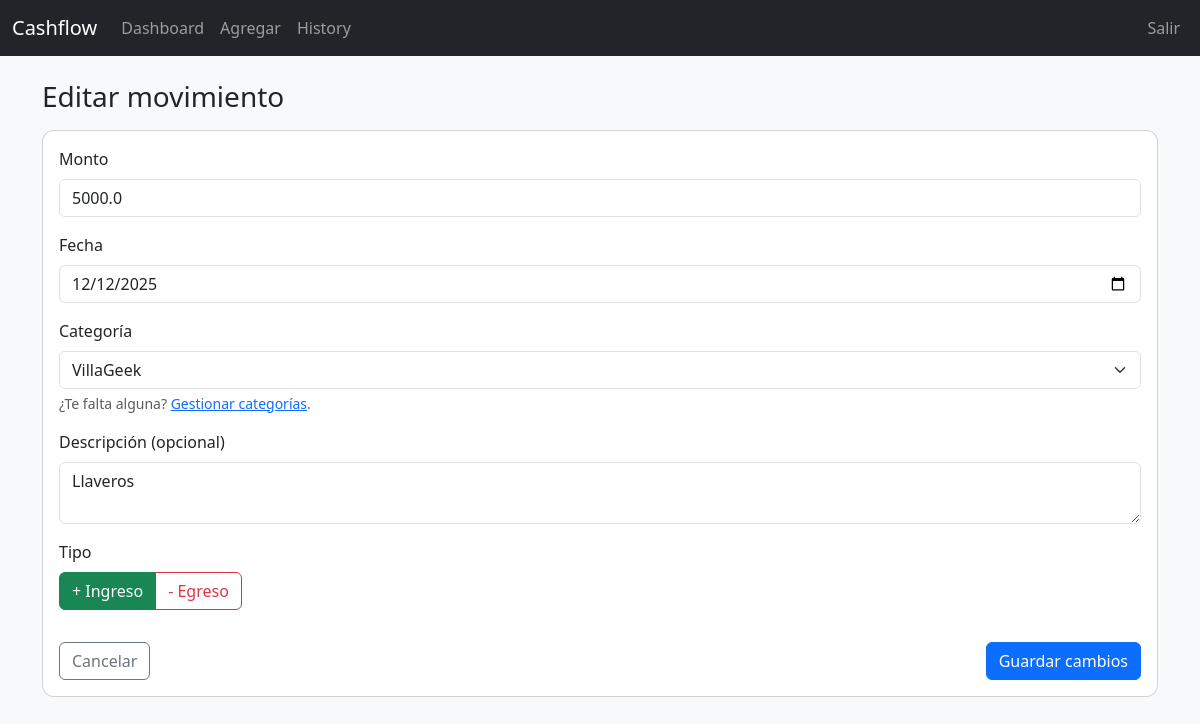
Screenshot of /transactions/20/edit (signed in) with the database file from the repository.
### tables this page shows
CREATE TABLE transactions (
    id INTEGER PRIMARY KEY AUTOINCREMENT,
    user_id INTEGER NOT NULL,
    category_id INTEGER NOT NULL,
    amount REAL NOT NULL,
    type TEXT NOT NULL CHECK (type IN ('income', 'expense')),
    description TEXT,
    date TEXT NOT NULL,
    created_at TEXT DEFAULT CURRENT_TIMESTAMP,
    FOREIGN KEY (user_id) REFERENCES users(id),
    FOREIGN KEY (category_id) REFERENCES categories(id)
);

CREATE TABLE categories (
    id INTEGER PRIMARY KEY AUTOINCREMENT,
    user_id INTEGER NOT NULL,
    name TEXT NOT NULL,
    UNIQUE (user_id, name),
    FOREIGN KEY (user_id) REFERENCES users(id)
);

### views.py (the view, shortened to what this page needs)
@views_bp.route("/transactions/<int:tx_id>/edit", methods=["GET", "POST"])
def edit_transaction(tx_id):
    user_id = session.get("user_id")
    if not user_id:
        return redirect(url_for("auth.login"))
    db = get_db()
    tx = db.execute(
        """
        SELECT id, user_id, category_id, amount, type, description, date
        FROM transactions
        WHERE id = ? AND user_id = ?
        """,
        (tx_id, user_id),
    ).fetchone()
    if not tx:
        return redirect(url_for("views.index"))
    categories = db.execute(
        "SELECT id, name FROM categories WHERE user_id = ? ORDER BY name",
        (user_id,),
    ).fetchall()
    return render_template("edit.html", tx=tx, categories=categories)

### db.py (called while the page is built)
def get_db():
    if "db" not in g:
        conn = sqlite3.connect(DATABASE)
        conn.row_factory = sqlite3.Row
        g.db = conn
    return g.db

### templates/edit.html (shortened to what this page needs)
{% extends "layout.html" %}
{% block content %}
<h1 class="h3 mb-3">Editar movimiento</h1>
<form method="post" class="card p-3">
  <div class="mb-3">
    <label for="amount" class="form-label">Monto</label>
    <input
      type="number"
      step="0.01"
      class="form-control"
      id="amount"
      name="amount"
      required
      min="0.01"
      placeholder="Ej: 15000.00"
      value="{{ tx['amount'] }}"
    >
  </div>
  <div class="mb-3">
    <label for="date" class="form-label">Fecha</label>
    <input
      type="date"
      class="form-control"
      id="date"
      name="date"
      required
      value="{{ tx['date'] }}"
    >
  </div>
  <div class="mb-3">
    <label for="category_id" class="form-label">Categoría</label>
    <select
      class="form-select"
      id="category_id"
      name="category_id"
      required
    >
      {% for cat in categories %}
        <option
          value="{{ cat['id'] }}"
          {% if cat['id'] == tx['category_id'] %}selected{% endif %}
        >
          {{ cat["name"] }}
        </option>
      {% endfor %}
    </select>
    <div class="form-text">
      ¿Te falta alguna? <a href="{{ url_for('views.categories') }}">Gestionar categorías</a>.
    </div>
  </div>
  <div class="mb-3">
    <label for="description" class="form-label">Descripción (opcional)</label>
    <textarea
      class="form-control"
      id="description"
      name="description"
      rows="2"
      placeholder="Ej: sueldo, alquiler, supermercado..."
    >{{ tx['description'] }}</textarea>
  </div>
  <div class="mb-3">
    <label class="form-label d-block">Tipo</label>
    <div class="btn-group" role="group" aria-label="Tipo de movimiento">
      <label class="btn btn-outline-success" for="type_income">
        + Ingreso
      </label>
      <label class="btn btn-outline-danger" for="type_expense">
        - Egreso
      </label>
    </div>
  </div>
  <div class="d-flex justify-content-between mt-3">
    <a href="{{ url_for('views.index') }}" class="btn btn-outline-secondary">
      Cancelar
    </a>
    <button type="submit" class="btn btn-primary">
      Guardar cambios
    </button>
  </div>
</form>
{% endblock %}

### static/css/styles.css (style rules this page uses)
body { font-family: system-ui, -apple-system, BlinkMacSystemFont, "Segoe UI", sans-serif; }
.card { border-radius: 0.75rem; }

### rows the page displays
transactions: amount "5000.0", date "12/12/2025", category_id "VillaGeek", description "Llaveros"
